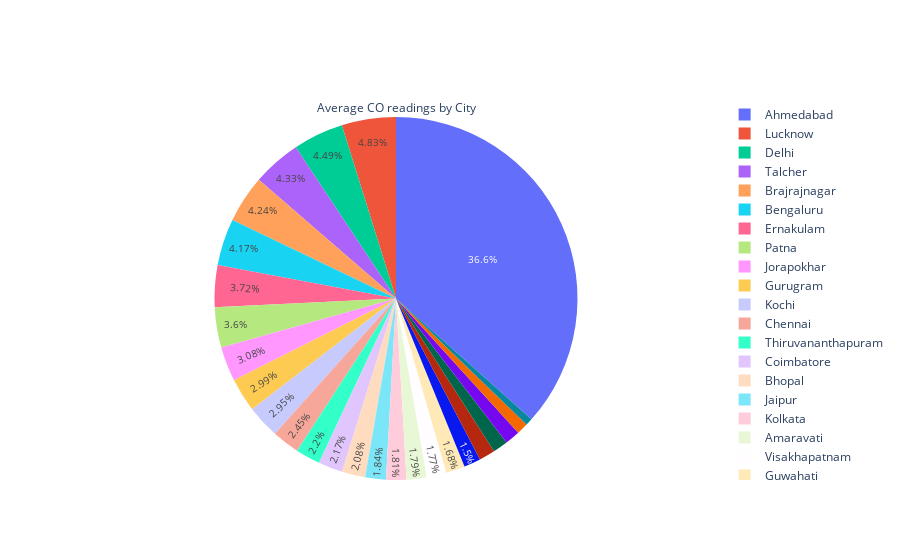

This figure's notebook cell:
### Code cell
# avg readings for CO across all cities (pie chart)
trace7=go.Pie(labels=avg_readings['City'], values=avg_readings['CO'].round(2),
             title='Average CO readings by City')
fig=go.Figure(trace7)
fig.update_traces(textposition='inside')
fig.update_layout(uniformtext_minsize=10, uniformtext_mode='hide')
fig.show()

### Figure 1 — Plotly figure (JSON) as saved in the notebook; plotly's stock layout.template omitted (floating-point values rounded to 4 significant figures)
{"data": [{"labels": ["Ahmedabad", "Aizawl", "Amaravati", "Amritsar", "Bengaluru", "Bhopal", "Brajrajnagar", "Chandigarh", "Chennai", "Coimbatore", "Delhi", "Ernakulam", "Gurugram", "Guwahati", "Hyderabad", "Jaipur", "Jorapokhar", "Kochi", "Kolkata", "Lucknow", "Mumbai", "Patna", "Shillong", "Talcher", "Thiruvananthapuram", "Visakhapatnam"], "textposition": "inside", "title": {"text": "Average CO readings by City"}, "type": "pie", "values": [16.15, 0.28, 0.79, 0.66, 1.84, 0.92, 1.87, 0.63, 1.08, 0.96, 1.98, 1.64, 1.32, 0.74, 0.59, 0.81, 1.36, 1.3, 0.8, 2.13, 0.59, 1.59, 0.45, 1.91, 0.97, 0.78]}], "layout": {"uniformtext": {"minsize": 10, "mode": "hide"}}}
